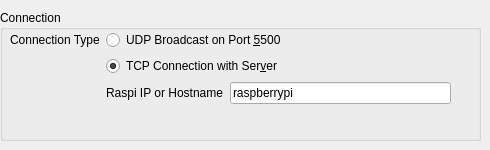
        <widget class="QWidget" name="tabConnection">
         <attribute name="icon">
          <iconset>
           <normaloff>icons/connect.png</normaloff>icons/connect.png</iconset>
         </attribute>
         <attribute name="title">
          <string>Connection</string>
         </attribute>
         <widget class="QGroupBox" name="groupBox_5">
          <property name="geometry">
           <rect>
            <x>0</x>
            <y>10</y>
            <width>481</width>
            <height>131</height>
           </rect>
          </property>
          <property name="title">
           <string>Connection</string>
          </property>
          <property name="flat">
           <bool>false</bool>
          </property>
          <widget class="QWidget" name="formLayoutWidget_5">
           <property name="geometry">
            <rect>
             <x>10</x>
             <y>20</y>
             <width>441</width>
             <height>91</height>
            </rect>
           </property>
           <layout class="QFormLayout" name="formLayout_6">
            <item row="0" column="0">
             <widget class="QLabel" name="label_17">
              <property name="text">
               <string>Connection Type</string>
              </property>
             </widget>
            </item>
            <item row="1" column="1">
             <widget class="QRadioButton" name="rbConnetionTCP">
              <property name="toolTip">
               <string>Connect to an external Raspberry Pi that runs CSIServer over the network</string>
              </property>
              <property name="statusTip">
               <string>Connect to an external Raspberry Pi that runs CSIServer over the network</string>
              </property>
              <property name="text">
               <string>TCP Connection with Ser&amp;ver</string>
              </property>
              <property name="checked">
               <bool>true</bool>
              </property>
             </widget>
            </item>
            <item row="2" column="1">
             <layout class="QHBoxLayout" name="horizontalLayout_8">
              <item>
               <widget class="QLabel" name="label_9">
                <property name="text">
                 <string>Raspi IP or Hostname</string>
                </property>
               </widget>
              </item>
              <item>
               <widget class="QLineEdit" name="leHostname">
                <property name="statusTip">
                 <string>IP or hostname of Raspberry Pi running CSIServer</string>
                </property>
                <property name="text">
                 <string>raspberrypi</string>
                </property>
               </widget>
              </item>
             </layout>
            </item>
            <item row="0" column="1">
             <widget class="QRadioButton" name="rbConnectionUDP">
              <property name="statusTip">
               <string>Choose this if the software is directly executed on a Raspberry Pi</string>
              </property>
              <property name="text">
               <string>UDP Broadcast on Port &amp;5500</string>
              </property>
              <property name="checked">
               <bool>false</bool>
              </property>
             </widget>
            </item>
           </layout>
          </widget>
         </widget>
        </widget>
